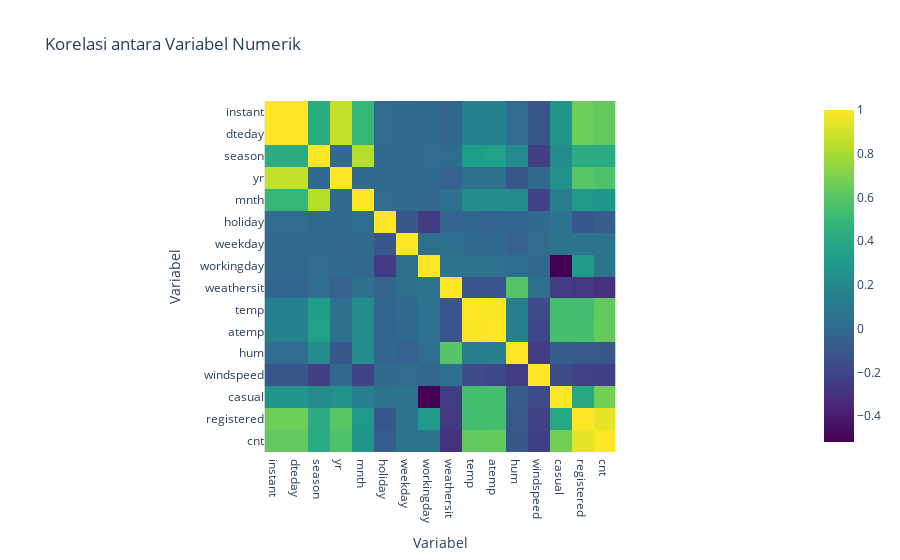

The notebook cell saved with this chart:
### Markdown cell above
##### > **Korelasi Antara Variabel Numerik**

### Code cell
import warnings
import plotly.express as px

warnings.filterwarnings("ignore")

# Menghitung korelasi dan membuat heatmap untuk df_day
correlation_matrix = df_day.corr()

# Membuat plot heatmap
fig = px.imshow(correlation_matrix,
                 color_continuous_scale=px.colors.sequential.Viridis, 
                 title="Korelasi antara Variabel Numerik")

fig.update_xaxes(title_text='Variabel')
fig.update_yaxes(title_text='Variabel')

fig.update_traces(hovertemplate='Variabel: %{x}<br>Variabel: %{y}<br>Korelasi: %{z:.2f}')

fig.show()

### Figure 1 — Plotly figure (JSON) as saved in the notebook; plotly's stock layout.template omitted (floating-point values rounded to 4 significant figures; data arrays with more than 128 entries replaced by an {"elided": "..."} marker saying what was removed)
{"data": [{"coloraxis": "coloraxis", "hovertemplate": "Variabel: %{x}<br>Variabel: %{y}<br>Korelasi: %{z:.2f}", "name": "0", "type": "heatmap", "x": ["instant", "dteday", "season", "yr", "mnth", "holiday", "weekday", "workingday", "weathersit", "temp", "atemp", "hum", "windspeed", "casual", "registered", "cnt"], "xaxis": "x", "y": ["instant", "dteday", "season", "yr", "mnth", "holiday", "weekday", "workingday", "weathersit", "temp", "atemp", "hum", "windspeed", "casual", "registered", "cnt"], "yaxis": "y", "z": {"elided": "16x16 float values"}}], "layout": {"coloraxis": {"colorscale": [[0, "#440154"], [0.1111, "#482878"], [0.2222, "#3e4989"], [0.3333, "#31688e"], [0.4444, "#26828e"], [0.5556, "#1f9e89"], [0.6667, "#35b779"], [0.7778, "#6ece58"], [0.8889, "#b5de2b"], [1, "#fde725"]]}, "title": {"text": "Korelasi antara Variabel Numerik"}, "xaxis": {"anchor": "y", "constrain": "domain", "domain": [0, 1], "scaleanchor": "y", "title": {"text": "Variabel"}}, "yaxis": {"anchor": "x", "autorange": "reversed", "constrain": "domain", "domain": [0, 1], "title": {"text": "Variabel"}}}}
